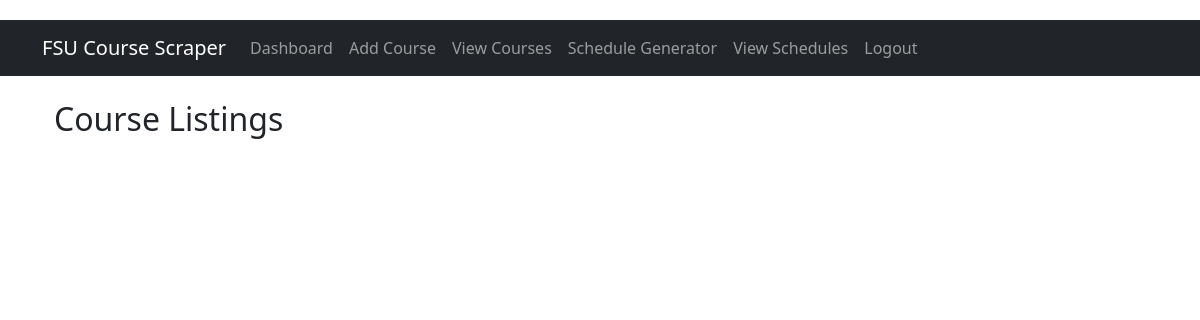
/view_courses (signed in), run on an earlier commit of the app's database.
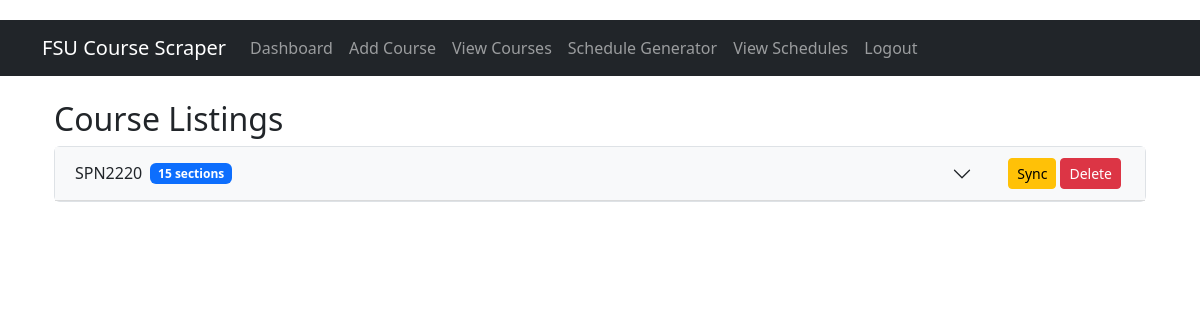
And on a later commit of the database.
### tables this page shows
CREATE TABLE courses (
                id INTEGER PRIMARY KEY AUTOINCREMENT,
                courseCode TEXT,
                section TEXT,
                seatsCapacity INTEGER,
                seatsAvailable INTEGER,
                days TEXT,
                startTime TEXT,
                endTime TEXT,
                location TEXT,
                year TEXT DEFAULT '2024',
                term TEXT DEFAULT 'Spring',
                UNIQUE(courseCode, section)
            );

### app.py (the view)
@app.route('/view_courses')
def view_courses():
    if 'username' not in session:
        return redirect(url_for('index'))
    conn = get_db_connection()
    cursor = conn.cursor()
    cursor.execute("""
        SELECT c.*, GROUP_CONCAT(i.instructorName) as instructors,
               CASE WHEN mc.id IS NOT NULL THEN 1 ELSE 0 END as is_monitored
        FROM courses c
        LEFT JOIN course_instructors ci ON c.id = ci.course_id
        LEFT JOIN instructors i ON ci.instructor_id = i.id
        LEFT JOIN monitored_courses mc ON c.courseCode = mc.courseCode
            AND c.section = mc.section AND mc.username = ?
        GROUP BY c.id
        ORDER BY c.courseCode
    """, (session['username'],))
    courses = cursor.fetchall()
    conn.close()
    grouped_courses = {}
    for course in courses:
        code = course['courseCode']
        if code not in grouped_courses:
            grouped_courses[code] = []
        grouped_courses[code].append(dict(course))
    return render_template('view_courses.html', grouped_courses=grouped_courses)

### app.py (called while the page is built)
def get_db_connection():
    conn = sqlite3.connect('fsu_courses.db')
    conn.row_factory = sqlite3.Row
    return conn

### templates/view_courses.html (shortened to what this page needs)
{% extends "base.html" %}
{% block content %}
<div class="container mt-4">
    <h2>Course Listings</h2>
    <div class="accordion" id="courseAccordion">
        {% for course_code, sections in grouped_courses.items() %}
        <div class="accordion-item">
            <h2 class="accordion-header d-flex">
                <button class="accordion-button collapsed flex-grow-1" type="button" data-bs-toggle="collapse"
                         data-bs-target="#collapse{{ loop.index }}" aria-expanded="false">
                    {{ course_code }}
                    <span class="badge bg-primary ms-2">{{ sections|length }} sections</span>
                </button>
                <div class="d-flex align-items-center me-2">
                    <button class="btn btn-sm btn-warning me-1"
                            onclick="syncCourse('{{ course_code }}', {{ sections[0].year }}, '{{ sections[0].term }}')">
                         Sync
                    </button>
                    <button class="btn btn-sm btn-danger"
                            onclick="deleteCourse('{{ course_code }}')">
                         Delete
                    </button>
                </div>
            </h2>
        </div>
        {% endfor %}
    </div>
</div>
{% endblock %}

### templates/base.html (shortened to what this page needs)
<!DOCTYPE html>
<html lang="en">
<head>
    <link href="https://cdn.jsdelivr.net/npm/bootstrap@5.3.2/dist/css/bootstrap.min.css" rel="stylesheet">
</head>
<body>
    <nav class="navbar navbar-expand-lg navbar-dark bg-dark">
        <div class="container">
            <a class="navbar-brand" href="{{ url_for('index') }}">FSU Course Scraper</a>
            <div class="collapse navbar-collapse" id="navbarNav">
                <ul class="navbar-nav">
                    {% if session.username %}
                    <li class="nav-item">
                        <a class="nav-link" href="{{ url_for('dashboard') }}">Dashboard</a>
                    </li>
                    <li class="nav-item">
                        <a class="nav-link" href="{{ url_for('add_course') }}">Add Course</a>
                    </li>
                    <li class="nav-item">
                        <a class="nav-link" href="{{ url_for('view_courses') }}">View Courses</a>
                    </li>
                    <li class="nav-item">
                        <a class="nav-link" href="{{ url_for('schedule_generator') }}">Schedule Generator</a>
                    </li>
                    <li class="nav-item">
                        <a class="nav-link" href="{{ url_for('saved_schedules') }}">View Schedules</a>
                    </li>
                    <li class="nav-item">
                        <a class="nav-link" href="{{ url_for('logout') }}">Logout</a>
                    </li>
                    {% endif %}
                </ul>
            </div>
        </div>
    </nav>
    <div class="container">
        {% block content %}{% endblock %}
    </div>
</body>
</html>

### templates/base.html (style rules this page uses)
body { padding-top: 20px; }
.navbar { margin-bottom: 20px; }

### templates/view_courses.html (style rules this page uses)
.accordion-button { position: relative; }
.accordion-header.d-flex { background-color: #f8f9fa; border-bottom: 1px solid rgba(0, 0, 0, 0.125); }
.accordion-header.d-flex .accordion-button { width: auto; border: none; background-color: transparent; }
.accordion-header.d-flex .accordion-button::after { margin-right: 0; }
.accordion-header .d-flex.align-items-center { padding: 0.5rem 1rem; }
.accordion-button.collapsed + .d-flex .btn, .accordion-button:not(.collapsed) + .d-flex .btn { z-index: 2; }

What changed in the data, as far as the page shows it:
added courses: courseCode "SPN2220", sections "15"
